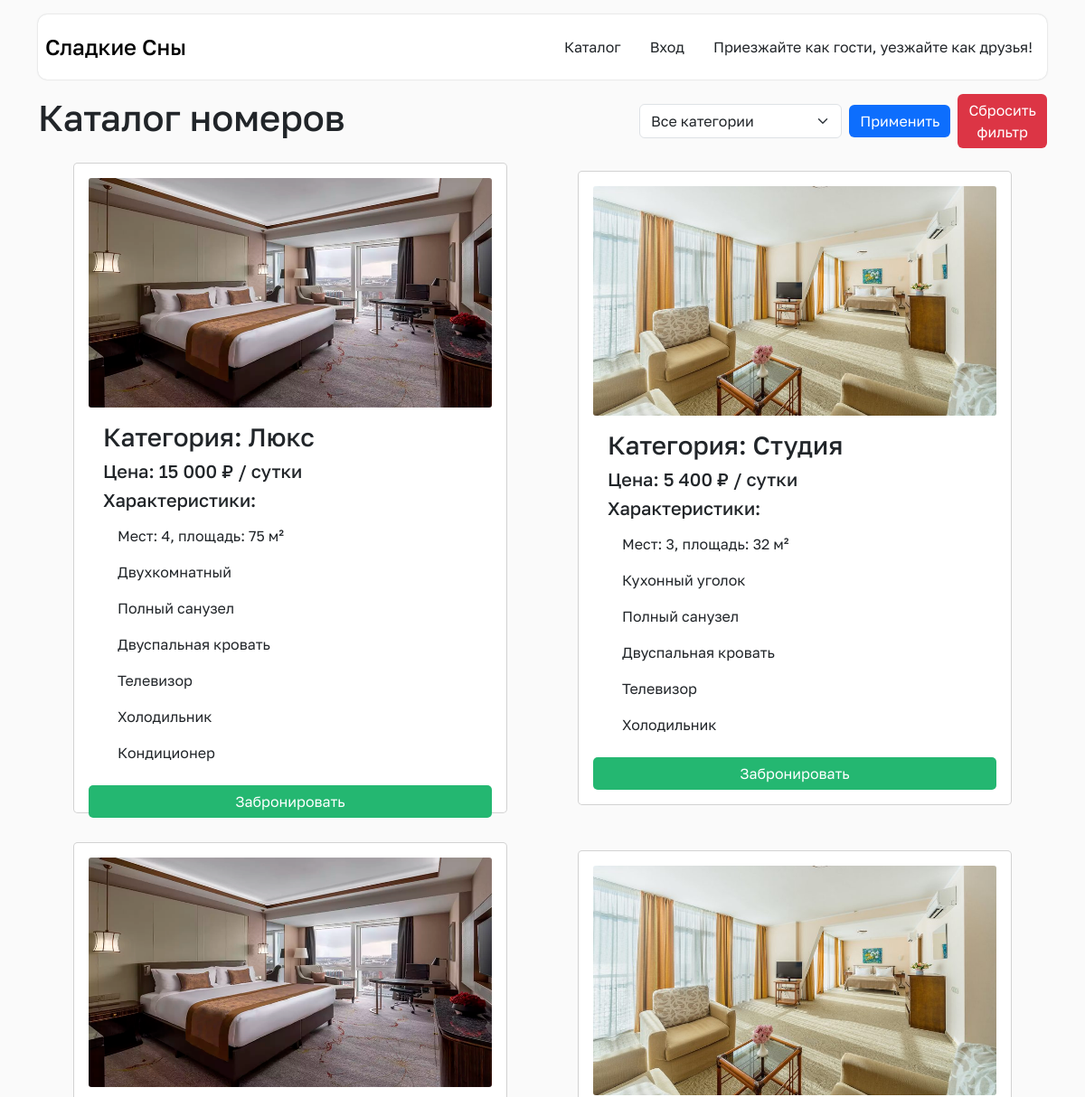
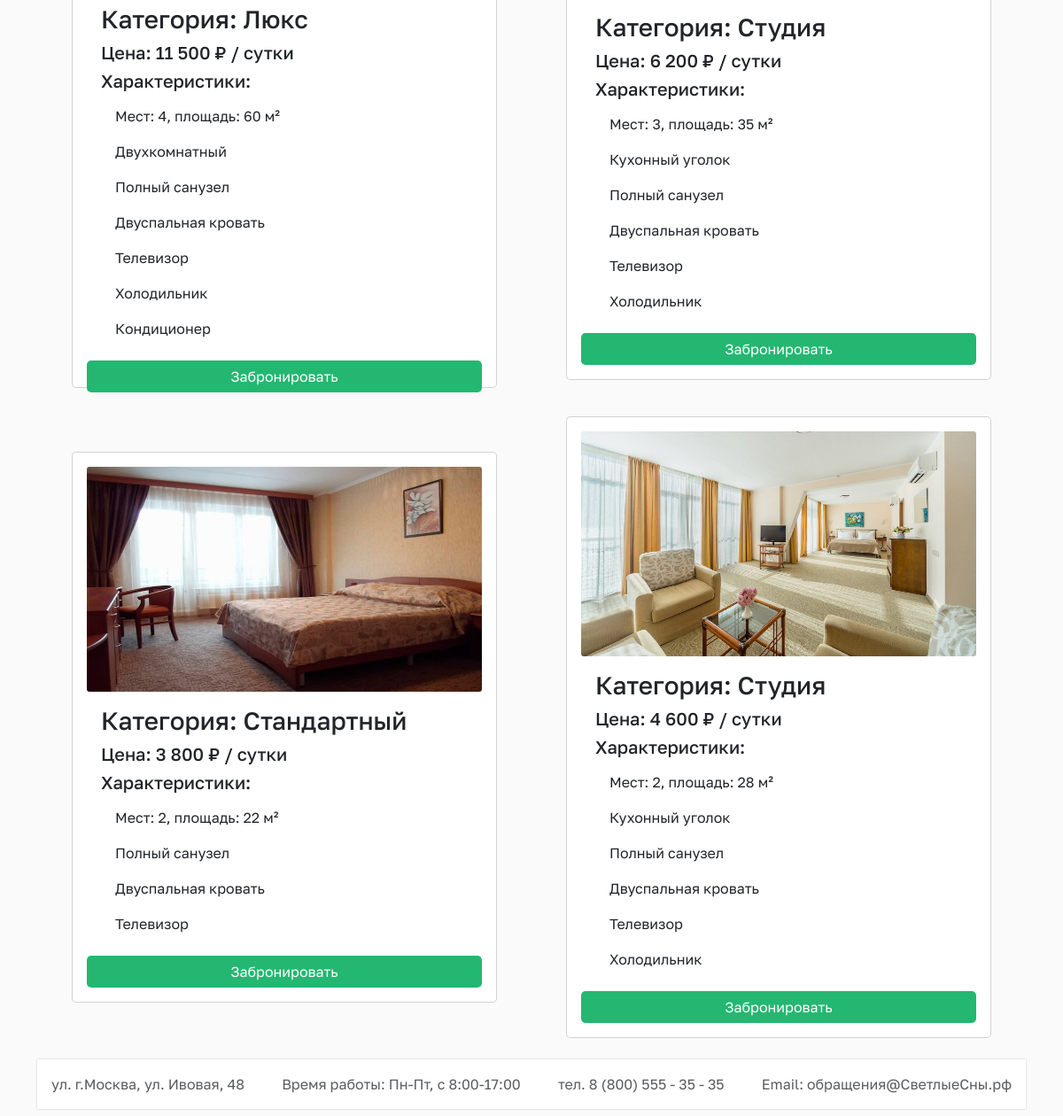
The page / on the database its author committed (2 pictures, top to bottom).
### tables this page shows
CREATE TABLE rooms (
    id          INT UNSIGNED PRIMARY KEY AUTO_INCREMENT,
    category_id TINYINT UNSIGNED NOT NULL,
    number      VARCHAR(10) NOT NULL UNIQUE,
    price       INT UNSIGNED NOT NULL COMMENT 'руб./сутки',
    capacity    TINYINT UNSIGNED NOT NULL,
    area        SMALLINT UNSIGNED NOT NULL COMMENT 'м2',
    features    VARCHAR(500) NOT NULL COMMENT 'через ;',
    image       VARCHAR(100) NOT NULL,
    FOREIGN KEY (category_id) REFERENCES categories(id)
);

CREATE TABLE categories (
    id   TINYINT UNSIGNED PRIMARY KEY AUTO_INCREMENT,
    name VARCHAR(50) NOT NULL UNIQUE
);

### index.php (the view, shortened to what this page needs)
<?php
require __DIR__ . '/lib.php';
$cat = isset($_GET['category']) && is_string($_GET['category']) ? (int)$_GET['category'] : 0;
$sql = 'SELECT r.*, c.name AS category FROM rooms r JOIN categories c ON c.id = r.category_id'
     . ($cat ? ' WHERE c.id = :c' : '') . ' ORDER BY RAND() LIMIT 6';
$st = db()->prepare($sql);
$st->execute($cat ? [':c' => $cat] : []);
$rooms = $st->fetchAll();
page_header('Каталог номеров');
?>
<main>
    <div class="d-flex justify-content-between flex-wrap align-items-center">
        <h1>Каталог номеров</h1>
        <form method="get" action="index.php" class="d-flex gap-2 align-items-center filter-form">
            <select name="category" class="form-select" aria-label="Категория">
                <option value="0">Все категории</option>
            </select>
            <button class="btn btn-primary" type="submit">Применить</button>
            <a class="btn btn-danger" href="index.php">Сбросить фильтр</a>
        </form>
    </div>
    <div class="d-flex justify-content-around flex-wrap align-items-center">
        <?php foreach ($rooms as $r): ?>
            <div class="card">
                <img src="img/<?= h($r['image']) ?>" class="card-img-top" alt="<?= h($r['category']) ?>">
                <div class="card-body">
                    <h3>Категория: <?= h($r['category']) ?></h3>
                    <h5>Цена: <?= number_format((int)$r['price'], 0, '', ' ') ?> ₽ / сутки</h5>
                    <h5>Характеристики:</h5>
                    <ul class="list-group">
                        <li class="list-group-item">Мест: <?= (int)$r['capacity'] ?>, площадь: <?= (int)$r['area'] ?> м²</li>
                        <?php foreach (explode(';', $r['features']) as $f): ?>
                            <li class="list-group-item"><?= h($f) ?></li>
                        <?php endforeach; ?>
                    </ul>
                </div>
                <div class="d-grid gap-2">
                    <a href="order.php?room=<?= (int)$r['id'] ?>" class="btn btn-success">Забронировать</a>
                </div>
            </div>
        <?php endforeach; ?>
    </div>
</main>
<?php page_footer(); ?>

### lib.php (shortened to what this page needs)
<?php
function db(): PDO
{
    static $pdo = null;
    if ($pdo === null) {
        $pdo = new PDO('mysql:host=' . DB_HOST . ';dbname=' . DB_NAME . ';charset=utf8mb4', DB_USER, DB_PASS, [
            PDO::ATTR_ERRMODE            => PDO::ERRMODE_EXCEPTION,
            PDO::ATTR_DEFAULT_FETCH_MODE => PDO::FETCH_ASSOC,
            PDO::ATTR_EMULATE_PREPARES   => false,
        ]);
    }
    return $pdo;
}
function h($s): string
{
    return htmlspecialchars((string)$s, ENT_QUOTES | ENT_SUBSTITUTE, 'UTF-8');
}
function is_admin(): bool
{
    return !empty($_SESSION['admin']);
}
function page_header(string $title): void
{
    ?>
<!doctype html>
<html lang="ru">
<head>
    <link rel="stylesheet" href="css/bootstrap.min.css">
    <link rel="stylesheet" href="css/index.css">
</head>
<body class="container">
<header class="d-flex flex-wrap justify-content-center py-3">
    <a href="index.php" class="d-flex align-items-center mb-3 mb-md-0 me-md-auto link-body-emphasis text-decoration-none">
        <span class="fs-4 mx-2 fw-medium">Сладкие Сны</span>
    </a>
    <ul class="nav">
        <li class="nav-item"><a href="index.php" class="nav-link">Каталог</a></li>
        <?php if (is_admin()): ?>
            <li class="nav-item"><a href="admin.php" class="nav-link">Панель администратора</a></li>
            <li class="nav-item"><a href="logout.php" class="nav-link">Выйти</a></li>
        <?php else: ?>
            <li class="nav-item"><a href="login.php" class="nav-link">Вход</a></li>
        <?php endif; ?>
        <li class="nav-item"><span class="nav-link">Приезжайте как гости, уезжайте как друзья!</span></li>
    </ul>
</header>
<?php
}
function page_footer(array $scripts = []): void
{
    ?>
<footer class="py-2 my-2">
    <ul class="nav justify-content-between align-items-center">
        <li class="nav-item"><span class="nav-link text-body-secondary">ул. г.Москва, ул. Ивовая, 48</span></li>
        <li class="nav-item"><span class="nav-link text-body-secondary">Время работы: Пн-Пт, с 8:00-17:00</span></li>
        <li class="nav-item"><a href="tel:88005553535" class="nav-link text-body-secondary">тел. 8 (800) 555 - 35 - 35</a></li>
        <li class="nav-item"><a href="mailto:обращения@СветлыеСны.рф" class="nav-link text-body-secondary">Email: обращения@СветлыеСны.рф</a></li>
    </ul>
</footer>
</body>
</html>
<?php
}

### css/index.css (style rules this page uses)
body { background: #FAFAFA; color: #212529; font-size: 16px; font-family: "Golos", sans-serif; }
header { margin: 1rem 0; border-radius: 10px; box-shadow: 0 0 2px 0 rgba(33, 37, 41, 0.25); background: rgb(255, 255, 255); }
footer { box-shadow: 0 0 2px 0 rgba(33, 37, 41, 0.25); background: rgb(255, 255, 255); }
.nav-link { color: #212529; }
.list-group-item:first-child, .list-group-item:last-child { border-bottom-left-radius: 0; border-bottom-right-radius: 0; }
.btn { border: none; }
form { padding: 1rem; border-radius: 5px; box-shadow: 0 0 1px 0 rgba(33, 37, 41, 0.25); background: rgb(255, 255, 255); margin: 1rem 0; transition: all .3s ease-in-out; }
.filter-form { padding: 0; box-shadow: none; background: transparent; margin: 0; }

### rows shown on the page
rooms: image (picture), category.name "Люкс", price "15 000", capacity "4", area "75", features "Двухкомнатный", features "Полный санузел", features "Двуспальная кровать", features "Телевизор", features "Холодильник", features "Кондиционер"
rooms: image (picture), category.name "Студия", price "5 400", capacity "3", area "32", features "Кухонный уголок", features "Полный санузел", features "Двуспальная кровать", features "Телевизор", features "Холодильник"
rooms: image (picture), category.name "Люкс", price "11 500", capacity "4", area "60", features "Двухкомнатный", features "Полный санузел", features "Двуспальная кровать", features "Телевизор", features "Холодильник", features "Кондиционер"
rooms: image (picture), category.name "Студия", price "6 200", capacity "3", area "35", features "Кухонный уголок", features "Полный санузел", features "Двуспальная кровать", features "Телевизор", features "Холодильник"
rooms: image (picture), category.name "Стандартный", price "3 800", capacity "2", area "22", features "Полный санузел", features "Двуспальная кровать", features "Телевизор"
rooms: image (picture), category.name "Студия", price "4 600", capacity "2", area "28", features "Кухонный уголок", features "Полный санузел", features "Двуспальная кровать", features "Телевизор", features "Холодильник"
